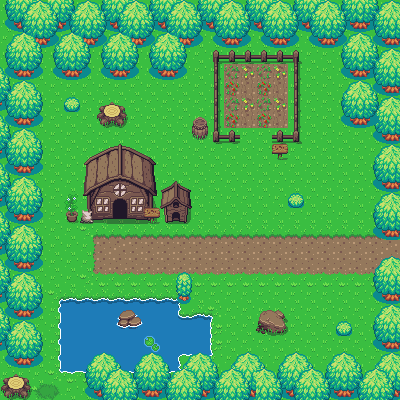

Below is a game level as drawn by its tile map, then a one-line description and the .tmx that defines it (tile-layer data replaced by summaries):
An orthogonal 25x25 tile map with 16x16 px tiles, 9 tile layers (Suelo, Agua, troncos, Casa, ...), 2 tilesets and 34 objects.

<map version="1.5" tiledversion="1.7.2" orientation="orthogonal" renderorder="right-down" width="25" height="25" tilewidth="16" tileheight="16" infinite="0" nextlayerid="26" nextobjectid="94">
 <tileset firstgid="1" source="Overworld.tsx" />
 <tileset firstgid="1441" source="NuevaModificaccion.tsx" />
 <layer id="1" name="Suelo" width="25" height="25">
  <data>[625 cells, 625 non-empty, 11 distinct tile ids]</data>
 </layer>
 <layer id="5" name="Agua" width="25" height="25">
  <data>[625 cells, 69 non-empty, 11 distinct tile ids]</data>
 </layer>
 <layer id="8" name="troncos" width="25" height="25">
  <data>[625 cells, 16 non-empty, 8 distinct tile ids]</data>
 </layer>
 <layer id="3" name="Casa" width="25" height="25">
  <data>[625 cells, 31 non-empty, 31 distinct tile ids]</data>
 </layer>
 <layer id="4" name="Letrero y otras cosas" width="25" height="25">
  <data>[625 cells, 52 non-empty, 25 distinct tile ids]</data>
 </layer>
 <layer id="6" name="piedra" width="25" height="25">
  <data>[625 cells, 4 non-empty, 4 distinct tile ids]</data>
 </layer>
 <layer id="22" name="ArbolesPorDebajo" width="25" height="25">
  <data>[625 cells, 73 non-empty, 9 distinct tile ids]</data>
 </layer>
 <layer id="20" name="Arboles" width="25" height="25">
  <data>[625 cells, 219 non-empty, 9 distinct tile ids]</data>
 </layer>
 <layer id="21" name="ArbolesPorEncima" width="25" height="25">
  <data>[625 cells, 79 non-empty, 9 distinct tile ids]</data>
 </layer>
 <objectgroup id="24" name="Colision">
  <object id="57" x="-0.5" y="0.5" width="43.5" height="364.5" />
  <object id="58" x="-0.5" y="366" width="32" height="34.5" />
  <object id="59" x="57.5" y="298" width="123" height="74.5" />
  <object id="60" x="176.5" y="315.5" width="36" height="41" />
  <object id="61" x="258" y="309" width="27.5" height="28" />
  <object id="62" x="178.667" y="358.5" width="222.833" height="41" />
  <object id="63" x="30.5" y="397" width="249" height="2" />
  <object id="64" x="41.5" y="33" width="140" height="44.5" />
  <object id="65" x="180.5" y="17" width="172.5" height="29.5" />
  <object id="66" x="-0.5" y="-0.5" width="400" height="5.5" />
  <object id="67" x="343" y="46" width="57.5" height="80" />
  <object id="68" x="374.5" y="126" width="26.5" height="109.5" />
  <object id="69" x="377" y="261" width="23.5" height="138" />
  <object id="70" x="85.3333" y="371.667" width="93.6667" height="27.6667" />
  <object id="71" x="289" y="192.667" width="14.3333" height="14.6667" />
  <object id="73" x="64.5" y="98.3333" width="14.3333" height="14.6667" />
  <object id="74" x="65.1667" y="194.333" width="28.3333" height="30" />
  <object id="75" x="84.6667" y="194.333">
   <polygon points="0,0 0,-32.6667 33,-50 67.6667,-34.6667 72,-3 35,-18" />
  </object>
  <object id="76" x="93.6667" y="219" width="18" height="0.666667" />
  <object id="78" x="128.667" y="218.333" width="18" height="0.666667" />
  <object id="79" x="145.667" y="209.333" width="14" height="7" />
  <object id="80" x="166" y="222.667">
   <polygon points="0,0 0,-16.3333 -4.66667,-14.6667 -5,-34 9.33333,-42.3333 24,-34.6667 26,-15.6667 21.6667,-14 21.6667,-0.333333" />
  </object>
  <object id="82" x="98.3333" y="103.667" width="27.3333" height="23.6667" />
  <object id="83" x="192.667" y="117.333" width="14.6667" height="21.6667" />
  <object id="84" x="214" y="52" width="6.33333" height="90" />
  <object id="85" x="292.833" y="52.6667" width="6.33333" height="90" />
  <object id="86" x="219" y="52.3333" width="74.6667" height="10.6667" />
  <object id="87" x="219.667" y="132.667" width="19.6667" height="9.66667" />
  <object id="88" x="272.333" y="132" width="20.6667" height="10.6667" />
  <object id="89" x="279" y="159.333">
   <polygon points="0,0 -1,-7 -6.66667,-7 -7,-15 8.33333,-15.3333 9,-7.33333 1.66667,-6.66667" />
  </object>
  <object id="90" x="177.333" y="274.667" width="13" height="26.6667" />
  <object id="91" x="337" y="322.333" width="13.6667" height="13" />
  <object id="92" x="337" y="322.333" width="13.6667" height="13" />
  <object id="93" x="337" y="322.333" width="13.6667" height="13" />
 </objectgroup>
</map>
